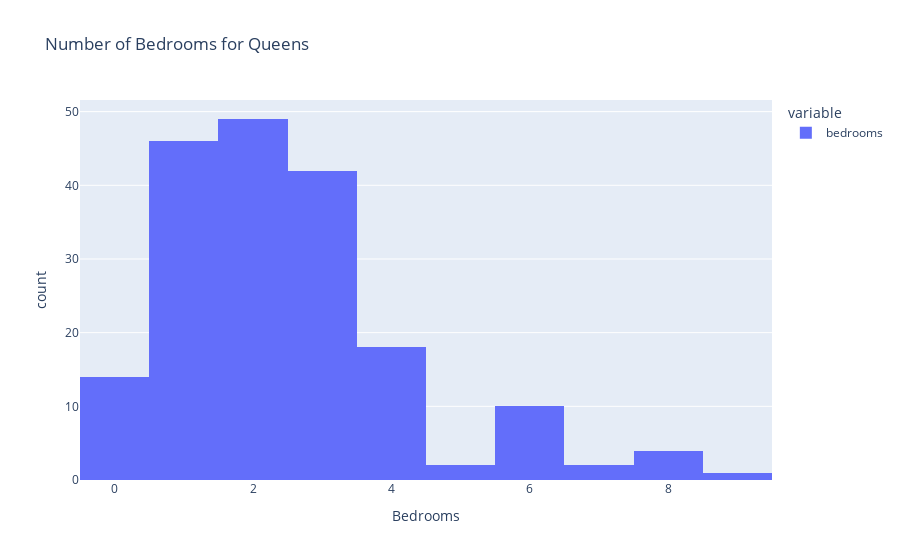

Write notebook code for a chart like this one.
### Code cell
fig=px.histogram(df_queens,x=['bedrooms'],title='Number of Bedrooms for Queens',labels={'value':'Bedrooms','count ':'Count'})
fig.show()
fig=px.histogram(df_manhattan,x='bedrooms',title='Number of Bedrooms for Manhattan',labels={'bedrooms':'Bedrooms','count':'Count'})
fig.show()

### Figure 1 — Plotly figure (JSON) as saved in the notebook; plotly's stock layout.template omitted (floating-point values rounded to 4 significant figures; data arrays with more than 128 entries replaced by an {"elided": "..."} marker saying what was removed)
{"data": [{"alignmentgroup": "True", "bingroup": "x", "hovertemplate": "variable=bedrooms<br>Bedrooms=%{x}<br>count=%{y}<extra></extra>", "legendgroup": "bedrooms", "marker": {"color": "#636efa"}, "name": "bedrooms", "offsetgroup": "bedrooms", "orientation": "v", "showlegend": true, "type": "histogram", "x": {"elided": "188 int values"}, "xaxis": "x", "yaxis": "y"}], "layout": {"barmode": "relative", "legend": {"title": {"text": "variable"}, "tracegroupgap": 0}, "title": {"text": "Number of Bedrooms for Queens"}, "xaxis": {"anchor": "y", "domain": [0, 1], "title": {"text": "Bedrooms"}}, "yaxis": {"anchor": "x", "domain": [0, 1], "title": {"text": "count"}}}}
